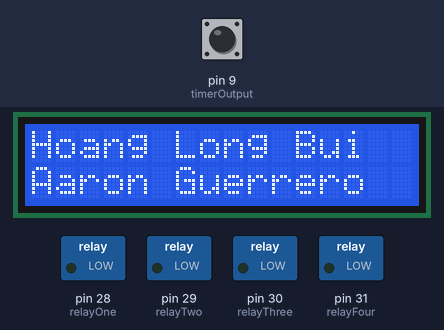
Simulated run of this sketch. Board: Arduino Mega 2560, built with avr-gcc and run on an emulated ATmega2560. Shown: 16×2 character LCD, switched loads named in the sketch (green lamp = pin HIGH). The inputs (shaded band) are chosen by the test bench; at power-on: pin 9 (timerOutput) LOW. What the sketch prints to the serial monitor is not drawn.

Above: at 3.2 s.
3.3 s: pin 9 (timerOutput) pulsed HIGH 5 times (0.12 s each, 0.3 s apart)
At 4.9 s:
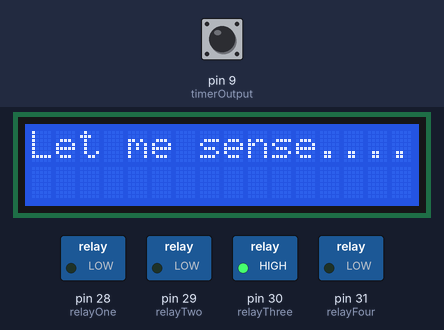
At 7.6 s:
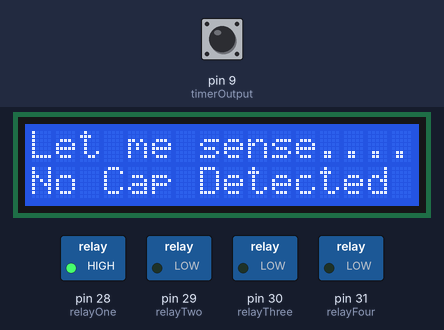
7.8 s: pin 9 (timerOutput) pulsed HIGH 2 times (0.12 s each, 0.3 s apart)
At 9.0 s:
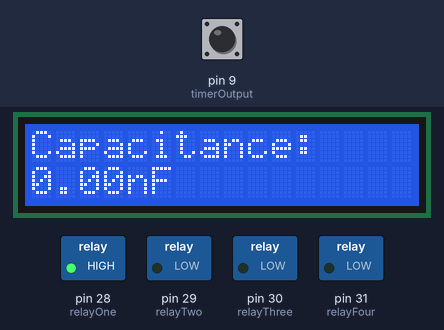
Timing chart, 0 to 16.2 s (numbered marks = the images above; inputs shaded):
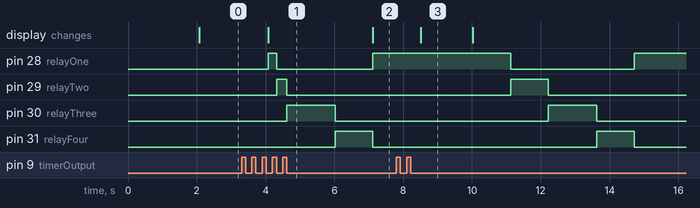

Measured:
- after the input at 3.3 s, pin 31 (relayFour): LOW → HIGH after 2.7 s instead of 4.4 s; the display: first differs from a run without the input after 3.8 s (image 2)
- after the input at 7.8 s, the display: changes after 0.72 s (image 3)
- what the display in image 3 shows lasts 1.5 s, from 8.5 s to 10.0 s

The sketch:

capMeter4.0.ino
```cpp
/**
 * CAPACITANCE METER PROGRAM
 *
 * This program measures capacitance using a 555 timer circuit and a Teensy microcontroller.
 *
 *
 * Features:
 * - Auto-ranging for capacitance measurement from 20 pF to 200 uF.
 * - Accuracy with a 555 timer constant-based formula from less than 15% to 2% tolarance based on range.
 * - Real-time results displayed on a 16x2 LCD.
 *
 * Author: Aaron Guerrero & Hoang Long Bui
 * Date: DECEMBER 13TH 2024 - (last official update)
 * UW Bothell - B EE 425: Microprocessor system design
 * Version: 4.0
 *
 *
 *
 * Usage Notes:
 * - Ensure proper connections of all hardware components before running the program.
 * - Debugging messages can be read through the serial monitor.
 *
 */
#include <LiquidCrystal.h>
#include <FreqCount.h>


//======================== PIN CONFIGURATION ========================
// Pins connecting the teensy microcontroller to various components
const int timerOutput = 9; // Pin connected to the 555 timer output
const int relayOne = 28, relayTwo = 29, relayThree = 30, relayFour = 31; // Relay pins for selecting resistor ranges
const int rs = 3, en = 4, d4 = 24, d5 = 25, d6 = 26, d7 = 27; // LCD screen pins
//========================================================================


//======================== RESISTOR VALUES ==========================
// Resistor values (in ohms) used for calculating capacitance in different ranges
const float RA = 1000;       // Fixed resistor value
const float RB_One = 90000;  // Resistor for 10pF to 2nF range (Relay One)
const float RB_Two = 400;    // Resistor for 22nF to 2.2uF range (Relay Two)
const float RB_Three = 100;  // Resistor for 3.3uF to 200uF range (Relay Three)
const float RB_Four = 50;    // Resistor for above 200uF range (Relay Four)
//========================================================================

//======================== MEASUREMENT VARIABLES ====================
// Variables for storing time and frequency measurements
unsigned long pulseDuration; // Time duration of the signal pulse
float frequency;             // Frequency of the signal in Hz
//========================================================================


//======================== CALCULATION VARIABLES ====================
// Variables for capacitance calculation
float capacitance = 0.00;     // Measured capacitance value
float CorrectedCap = 0.00;    // Corrected capacitance value
float tripleFiveTimerConstant = 1.44729; // Constant derived from 555 timer calculations
float selectedResistorBValue = 90000;    // Secondary resistor value (updated dynamically based on range)
//========================================================================


//======================== CAPACITANCE LABELS & SYSTEM FLAGS =======================
// Labels and flags for displaying capacitance and handling ranges
volatile bool capacitorDetected = false; // Set when a capacitor is detected
String capLabel;                         // Label for displaying capacitance units
String rangeSelected;                    // String to indicate selected range
// Flags for controlling program flow and error handling
volatile bool isIntroductionDisplayed = false;     // Indicates if the introduction message ran
volatile bool rangeFound = false;     // Indicates if the correct range has been identified; True if there is an error and false if none is found
volatile bool errorCapHandling = false; // Indicates an error in handling capacitance measurement
int autoSenseCounter = 0;             // Counter for auto-sensing retries
//========================================================================


//======================== LCD CONFIGURATION ========================
// LCD object initialization with defined pins
LiquidCrystal lcd(rs, en, d4, d5, d6, d7); // Specifies LCD connections to the microcontroller
//========================================================================


void setup() {
  // Configure the timer output pin as input
  pinMode(timerOutput, INPUT);

  // Configure relay pins as output
  pinMode(relayOne, OUTPUT);
  pinMode(relayTwo, OUTPUT);
  pinMode(relayThree, OUTPUT);
  pinMode(relayFour, OUTPUT);

  // Set all relays to LOW (inactive)
  digitalWrite(relayOne, LOW);
  digitalWrite(relayTwo, LOW);
  digitalWrite(relayThree, LOW);
  digitalWrite(relayFour, LOW);

  // Initialize the LCD screen
  lcd.begin(16, 2);
  lcd.print("B EE 425");
  lcd.setCursor(0, 1);
  lcd.print("Design Project");
  delay(2000); // Brief delay to display the initial message

  // Start serial communication
  Serial.begin(9600);

  // Attach interrupt to detect capacitor
  attachInterrupt(digitalPinToInterrupt(timerOutput), detectCapacitor, FALLING);
}


void loop() {
  if(!isIntroductionDisplayed){
    introMessage();
    isIntroductionDisplayed = true;
  }

  if(capacitance == 0.00 || abs(capacitance - 15.99) < 0.01 || abs(capacitance - 23.98) < 0.01){ // mabybe add "!capacitorDetected ||" later
    noCapMessageLite();
    Serial.println("No Capacitor Detected");
  }
  if(!rangeFound){
    findRange();
    rangeFound = true;
    return;
  }

  calcDuration();
  calculateFrequency();
  calculateCapacitance(frequency, selectedResistorBValue);


  // Print the results
  Serial.print("Frequency: ");
  Serial.print(frequency);
  Serial.println(" Hz");
  Serial.print("Calculated Capacitance: ");
  Serial.print(capacitance, 5);
  Serial.println(capLabel);
  Serial.print("Range Selected: ");
  Serial.println(rangeSelected);
  Serial.println("Resistor Selected: " + String(selectedResistorBValue) + " ohms");
  Serial.println("Corrected capacitance: " + String(CorrectedCap) + capLabel);


  String errorCap = String(capacitance,2) + capLabel;
  if(errorCap == "15.99pF" || errorCap == "23.99pF"){
    errorCapHandling = true;
    Serial.print(errorCapHandling);
  }

  capacitanceCorrections(capacitance, capLabel);

  // Update LCD only on significant change
  static float lastCapacitance = 0;
  if (abs(CorrectedCap - lastCapacitance) > 0.01 || !errorCapHandling) { // Update only on significant changes
    lcd.clear();
    lcd.setCursor(0, 0);
    lcd.print("Capacitance: ");
    lcd.setCursor(0, 1);
    lcd.print(CorrectedCap, 2);
    lcd.print(capLabel);
    lastCapacitance = CorrectedCap;
}
  delay(1000);  // Update once per second
  if(capacitance == 0.00 || abs(capacitance - 15.99) < 0.01 || abs(capacitance - 23.98) < 0.01 || abs(capacitance - lastCapacitance) > 100.00){
    rangeFound = false;
  }
  Serial.println("____________________________________________");
  delay(500);
}


void introMessage() {
  lcd.setCursor(0,0);
  lcd.print("Hoang Long Bui");
  lcd.setCursor(0, 1);
  lcd.print("Aaron Guerrero");
  delay(2000);
  lcd.clear();
  lcd.setCursor(0,0);
  lcd.print("Capacitance:");
}


// Interrupt Service Routine (ISR) for capacitor detection
void detectCapacitor() {
  if (digitalRead(timerOutput) == HIGH) {
    capacitorDetected = true;
  } else {
    capacitorDetected = false;
  }
}

void noCapMessageLite() {
    lcd.setCursor(0,1);
    lcd.print("No Cap Detected");
}


float calcDuration(){
  pulseDuration = pulseIn(timerOutput, HIGH); // Measure the pulse duration in microseconds
  return pulseDuration;
}

float calculateFrequency() {
  if (pulseDuration == 0) {
    frequency = 0; // Or some default value
    return frequency;
  }
  frequency = 1000000.0 / pulseDuration;  // Convert microseconds to Hz
  return frequency; // Still need to determine how to add range
}

//This function calculates the capacitance after finding the frequency
float calculateCapacitance(float frequency, float selectedResistorBValue) {
  if (frequency == 0) {
    capacitance = 0; // Or some default value
    return capacitance;
  }
  capacitance = tripleFiveTimerConstant / ((RA + 2 * selectedResistorBValue) * frequency);
  if(capacitance >= 1e-6){
    capacitance = capacitance * 1e6;
    capLabel = "uF";
  } else if(capacitance < 1e-6 && capacitance >= 1e-9) {
    capacitance = capacitance * 1e9;
    capLabel = "nF";
  } else if(capacitance < 1e-9 && capacitance >= 1e-12){
    capacitance = capacitance * 1e12;
    capLabel = "pF";
  } else {
    Serial.print("Capacitance scale error");
  }

  return capacitance; // Still need to determine how to add range
}

String findLabel(float capacitance){
  if (capacitance >= 1e-6) {
        return "uF";
    } else if (capacitance >= 1e-9) {
        return "nF";
    } else if (capacitance >= 1e-12) {
        return "pF";
    } else {
        return "Unknown";
    }
}

void findRange() {
    if (rangeFound) {
        return; // Exit early if the range has already been found
    }
    lcd.clear();
    lcd.setCursor(0,0);
    lcd.print("Let me sense.......");
    // Reset all relays to avoid conflicts
    digitalWrite(relayOne, LOW);
    digitalWrite(relayTwo, LOW);
    digitalWrite(relayThree, LOW);
    digitalWrite(relayFour, LOW);

    // Test first range
    digitalWrite(relayOne, HIGH);  // Activate relay one
    delay(100);  // Allow time for the signal to stabilize
    calcDuration();
    calculateFrequency();
    if (frequency > 2000.00 && frequency < 550000.00) {
        selectedResistorBValue = RB_One;
        rangeSelected = "First range";
        return;
    }

    // Test second range
    digitalWrite(relayOne, LOW);
    digitalWrite(relayTwo, HIGH);  // Activate relay two
    delay(100);
    calcDuration();
    calculateFrequency();
    Serial.println(frequency);
    if (frequency > 330 && frequency <= 50000) {
        selectedResistorBValue = RB_Two;
        rangeSelected = "Second range";
        return;
    }

    // Test third range
    digitalWrite(relayTwo, LOW);
    digitalWrite(relayThree, HIGH);  // Activate relay three
    delay(400);
    calcDuration();
    calculateFrequency();
    if (frequency  < 500 && frequency > 6) {
        selectedResistorBValue = RB_Three;
        rangeSelected = "Third range";
        return;
    }

    // Test fourth range
    digitalWrite(relayThree, LOW);
    digitalWrite(relayFour, HIGH);  // Activate relay four
    delay(100);
    calcDuration();
    calculateFrequency();
    if (frequency < 6 && frequency != 0.00) {
        selectedResistorBValue = RB_Four;
        rangeSelected = "Fourth range";
        return;
    }
    else{
      selectedResistorBValue = RB_One;
      rangeSelected = "Unknown range";
      digitalWrite(relayFour, LOW);
      digitalWrite(relayOne, HIGH);  // Activate relay four
      return;
    }
}

float capacitanceCorrections(float capacitance , String capLabel) {
  if(rangeSelected == "First range"){
    CorrectedCap = (capacitance * 1.869);
    Serial.println("Cap Correct line 1 detected");
  } else if(rangeSelected == "Second range"){
    CorrectedCap = (capacitance * 1.2620) + (0.2);
    Serial.println("Cap Correct line 2 detected");
  } else if(rangeSelected == "Third range"){
    CorrectedCap = (capacitance * 0.705) + (0.8535 * 1e-9);
    Serial.println("Cap Correct line 3 detected");
  } else if(rangeSelected == "Fourth range"){
    CorrectedCap = (capacitance);
    Serial.println("Cap Correct line 4 detected");
  }
  delay(500);
  return capacitance;
}
```
